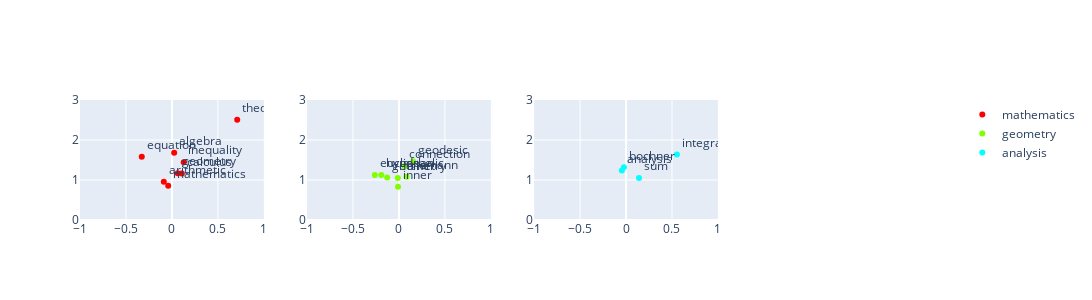

Here is the notebook cell this chart was saved with:
### Code cell
plot_wordnet_embeddings(hyp_model, gaussians, labeled_word_dict, ratio_words=1)

### Figure 1 — Plotly figure (JSON) as saved in the notebook; plotly's stock layout.template omitted (floating-point values rounded to 4 significant figures)
{"data": [{"marker": {"color": "rgb(255, 0, 0)"}, "mode": "markers+text", "name": "mathematics", "text": ["geometry", "inequality", "arithmetic", "calculus", "algebra", "equation", "theorem", "mathematics"], "textposition": "top right", "type": "scatter", "x": [0.06297, 0.1286, -0.08812, 0.108, 0.02462, -0.3278, 0.7106, -0.04046], "xaxis": "x", "y": [1.171, 1.445, 0.954, 1.164, 1.683, 1.582, 2.506, 0.8587], "yaxis": "y"}, {"marker": {"color": "rgb(127, 255, 0)"}, "mode": "markers+text", "name": "geometry", "text": ["riemann", "inner", "geodesic", "connection", "hyperbolic", "euclidean", "fisher", "geometry"], "textposition": "top right", "type": "scatter", "x": [0.08226, -0.01042, 0.1551, 0.06074, -0.1922, -0.2625, -0.01283, -0.1285], "xaxis": "x2", "y": [1.084, 0.8289, 1.465, 1.347, 1.128, 1.123, 1.047, 1.06], "yaxis": "y2"}, {"marker": {"color": "rgb(0, 255, 255)"}, "mode": "markers+text", "name": "analysis", "text": ["bochner", "integral", "sum", "analysis"], "textposition": "top right", "type": "scatter", "x": [-0.02292, 0.5531, 0.1412, -0.0455], "xaxis": "x3", "y": [1.316, 1.635, 1.05, 1.236], "yaxis": "y3"}], "layout": {"height": 300, "width": 1200, "xaxis": {"anchor": "y", "domain": [0, 0.2125], "range": [-1, 1], "type": "linear"}, "xaxis2": {"anchor": "y2", "domain": [0.2625, 0.475], "range": [-1, 1], "type": "linear"}, "xaxis3": {"anchor": "y3", "domain": [0.525, 0.7375], "range": [-1, 1], "type": "linear"}, "xaxis4": {"anchor": "y4", "domain": [0.7875, 1]}, "yaxis": {"anchor": "x", "domain": [0, 1], "range": [0, 3], "type": "linear"}, "yaxis2": {"anchor": "x2", "domain": [0, 1], "range": [0, 3], "type": "linear"}, "yaxis3": {"anchor": "x3", "domain": [0, 1], "range": [0, 3], "type": "linear"}, "yaxis4": {"anchor": "x4", "domain": [0, 1]}}}
